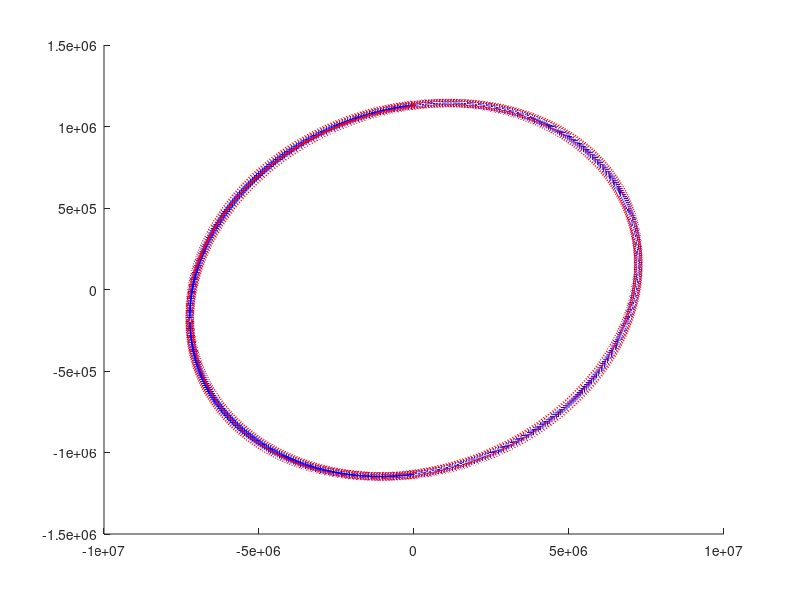

Reproduce this figure in MATLAB.
function script()
	close all;
	data = load('./data/output.txt');
	exact = load('./data/output2.txt');

	mat = (data(2:end,1:3) - exact(1:end-1,:))';
	sqrt( sum( mat.^2 ) )'

	figure
	hold on

	plot3(data(:,1),data(:,2),data(:,3),'b+')
	plot3(exact(:,1),exact(:,2),exact(:,3),'rx')


	hold off
